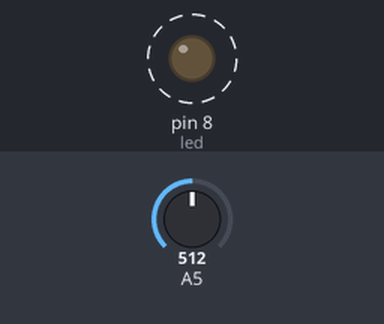
Recording of a sketch running on a simulated Arduino Uno, built with avr-gcc and run on an emulated ATmega328P. On the bench: output pins drawn as LEDs (lit = HIGH). Dashed ring = blinking. The test bench sets the inputs (shaded band); at power-on: A5 = 512.

Above: at 1.9 s.
2.0 s: A5 set to 122
At 2.71 s:
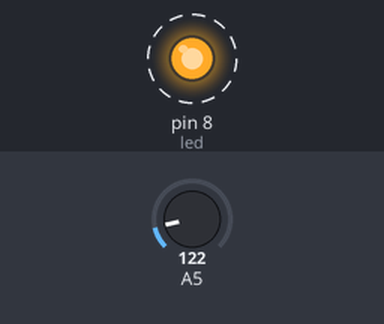
5.5 s: A5 set to 0
At 5.76 s:
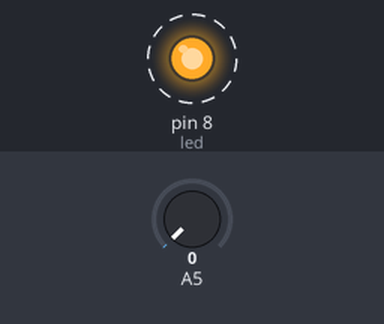
Timing chart, 0 to 15.0 s (numbered marks = the images above; inputs shaded):
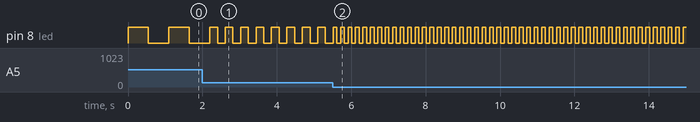

Measured:
- after the input at 2.0 s, pin 8 (led): alternates HIGH for 0.21 s and LOW for 0.21 s, starting after 0.41 s
- after the input at 5.5 s, pin 8 (led): alternates HIGH for 0.10 s and LOW for 0.10 s, starting after 0.11 s
- by itself, pin 8 (led): alternates HIGH for 0.55 s and LOW for 0.55 s

The sketch:

potentiometer.ino
```cpp
int led = 8;
int duration;

void setup() {
    pinMode(led, OUTPUT);
    pinMode(A5, INPUT);
}

void loop() {
    duration = analogRead(A5);
    duration = map(duration, 0, 1023, 100, 1000);

    digitalWrite(led, HIGH);
    delay(duration);

    digitalWrite(led, LOW);
    delay(duration);
}
```
